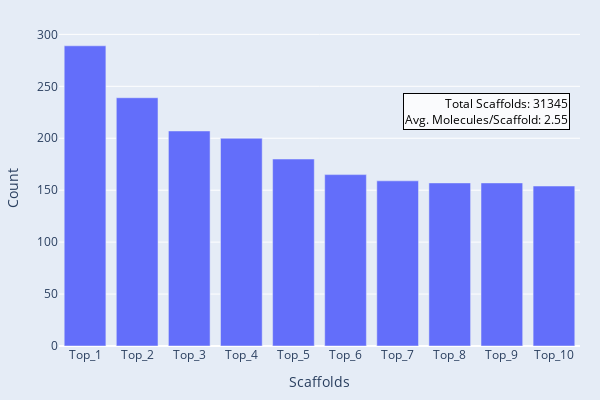

Write notebook code for a chart like this one.
### Markdown cell above
# Section 3. Visulize the data distribution of the chemicals in the dataset based on scaffold

### Code cell
from rdkit import Chem
from rdkit.Chem.Scaffolds import MurckoScaffold

# Generate Murcko scaffolds for each molecule
def get_scaffold(smiles):
    try:
        mol = Chem.MolFromSmiles(smiles)
        if mol is not None:
            scaffold = MurckoScaffold.GetScaffoldForMol(mol)
            return Chem.MolToSmiles(scaffold)
        return None
    except:
        return None

# The dataset has a SMILES column, adjust the column name if needed for other datasets
#dataset['scaffold'] = dataset['SMILES'].apply(get_scaffold)

# Count chemicals by scaffold
scaffold_counts = dataset['scaffold'].value_counts()
total_scaffolds = scaffold_counts.shape[0]
avg_molecules_per_scaffold = scaffold_counts.mean()

# Top K scaffolds for visualization
top_k = 10
top_k_scaffolds = scaffold_counts.head(top_k)
x_label = [f'Top_{i}' for i in range(1, top_k + 1)] # using "top_k_scaffolds.index" for real scaffold
# Visualize
fig = px.bar(x=x_label, y=top_k_scaffolds.values,
             #title='Chemical Counts by Top 10 Scaffold',
             labels={'x': 'Scaffolds', 'y': 'Count'})
fig.update_layout(plot_bgcolor='rgba(229, 236, 246,1)',
                  paper_bgcolor='rgba(229, 236, 246,1)',
                  width=600,
                  height=400,
                  margin=dict(l=20, r=20, t=30, b=20),
                  )

# Add text annotations
fig.add_annotation(
    text=f'Total Scaffolds: {total_scaffolds}<br>Avg. Molecules/Scaffold: {avg_molecules_per_scaffold:.2f}',
    xref="paper", yref="paper",
    x=0.98, y=0.8,
    showarrow=False,
    font=dict(size=12, color="black"),
    align="right",
    bgcolor="rgba(255, 255, 255, 0.8)",
    bordercolor="black",
    borderwidth=1
)

fig.show()
fig.write_image("images/Figure-1.2-scaffolds.svg")

### Figure 1 — Plotly figure (JSON) as saved in the notebook; plotly's stock layout.template omitted (floating-point values rounded to 4 significant figures)
{"data": [{"hovertemplate": "Scaffolds=%{x}<br>Count=%{y}<extra></extra>", "legendgroup": "", "marker": {"color": "#636efa", "pattern": {"shape": ""}}, "name": "", "orientation": "v", "showlegend": false, "textposition": "auto", "type": "bar", "x": ["Top_1", "Top_2", "Top_3", "Top_4", "Top_5", "Top_6", "Top_7", "Top_8", "Top_9", "Top_10"], "xaxis": "x", "y": [289, 239, 207, 200, 180, 165, 159, 157, 157, 154], "yaxis": "y"}], "layout": {"annotations": [{"align": "right", "bgcolor": "rgba(255, 255, 255, 0.8)", "bordercolor": "black", "borderwidth": 1, "font": {"color": "black", "size": 12}, "showarrow": false, "text": "Total Scaffolds: 31345<br>Avg. Molecules/Scaffold: 2.55", "x": 0.98, "xref": "paper", "y": 0.8, "yref": "paper"}], "barmode": "relative", "height": 400, "legend": {"tracegroupgap": 0}, "margin": {"b": 20, "l": 20, "r": 20, "t": 30}, "paper_bgcolor": "rgba(229, 236, 246,1)", "plot_bgcolor": "rgba(229, 236, 246,1)", "width": 600, "xaxis": {"anchor": "y", "domain": [0, 1], "title": {"text": "Scaffolds"}}, "yaxis": {"anchor": "x", "domain": [0, 1], "title": {"text": "Count"}}}}
